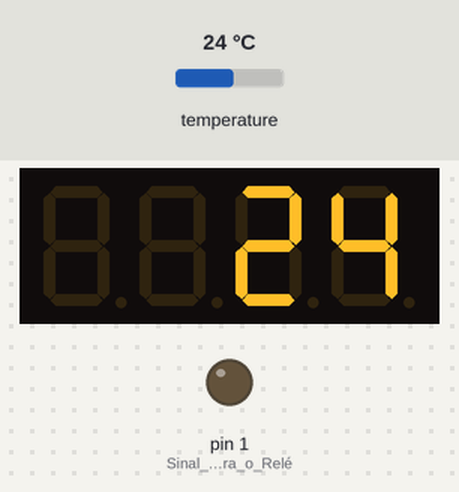
This sketch was run on a simulated Arduino Uno, built with avr-gcc and run on an emulated ATmega328P. Parts: 4-digit seven-segment display, output pins drawn as LEDs (lit = HIGH). The inputs (shaded band) are chosen by the test bench; at power-on: temperature 24 °C.

Above: at 5.8 s.
5.9 s: temperature set to 12 °C
At 10.0 s:
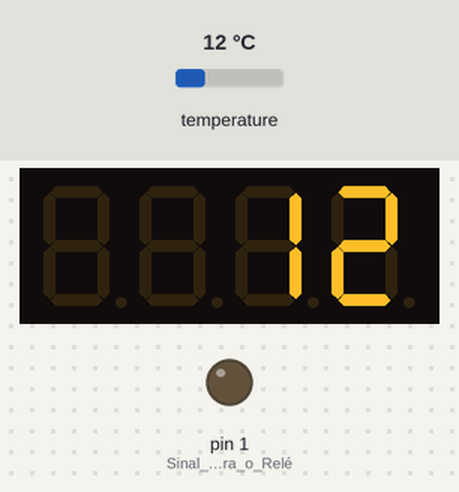
11.1 s: temperature set to 19 °C
At 14.2 s:
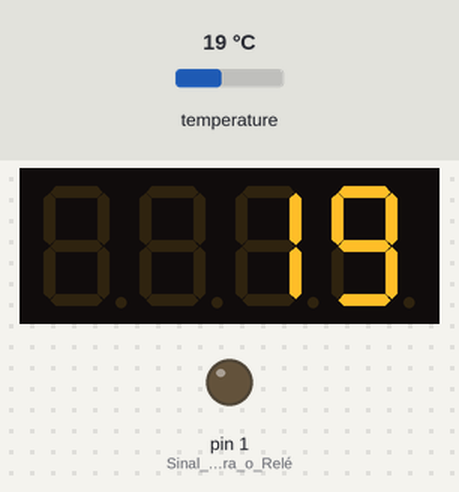
16.3 s: temperature set to 28 °C
At 18.3 s:
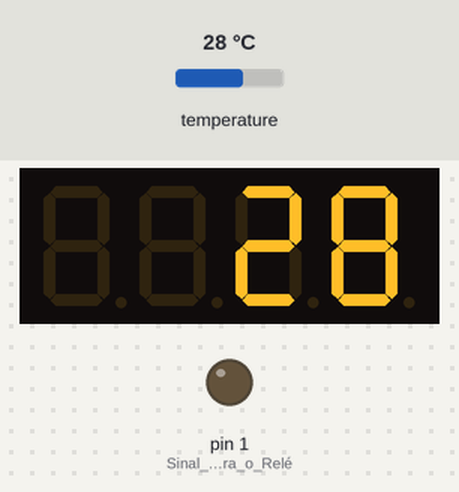
Timing chart, 0 to 19.8 s (numbered marks = the images above; inputs shaded):
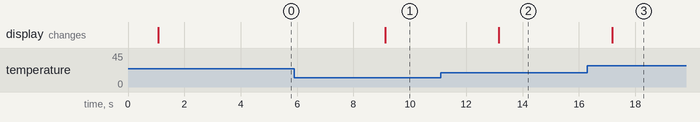

Measured:
- after the input at 5.9 s, the display: changes after 3.2 s (image 1)
- after the input at 11.1 s, the display: changes after 2.1 s (image 2)
- after the input at 16.3 s, the display: changes after 0.89 s (image 3)

The sketch:

SensorComDisplay.ino
```cpp
#include <TM1637TinyDisplay.h>
#include <OneWire.h>

#define ONE_WIRE_BUS 0
#define CLK 4
#define DIO 3
#define TEMPERATURA_IDEAL 70

OneWire TemperatureSensor(ONE_WIRE_BUS);
TM1637TinyDisplay display(CLK, DIO);

void setup(void) {
  pinMode(1, OUTPUT); // Sinal para o Relé
  pinMode(3, OUTPUT); // Sinal para o Display
  digitalWrite(1, LOW);
  display.begin();
}

void loop(void) {
  TemperatureSensor.reset(); // reset one wire buss
  TemperatureSensor.skip(); // select only device
  TemperatureSensor.write(0x44); // start conversion
  delay(1000); // wait for the conversion
  TemperatureSensor.reset();
  TemperatureSensor.skip();
  TemperatureSensor.write(0xBE); // Read Scratchpad

  byte data[12];
  for (byte i = 0; i < 9; i++) { // 9 bytes
    data[i] = TemperatureSensor.read();
  }
  int16_t raw = (data[1] << 8) | data[0];
  int16_t temperatura = (int16_t)raw / 16.0;

  display.showNumber(temperatura);
  if (temperatura >= TEMPERATURA_IDEAL){
    digitalWrite(1, HIGH); // Desliga o relé
  } else if (temperatura < TEMPERATURA_IDEAL) {
    digitalWrite(1, LOW); // Deixa ligado o relé
  }

  delay(3000);
}
```
